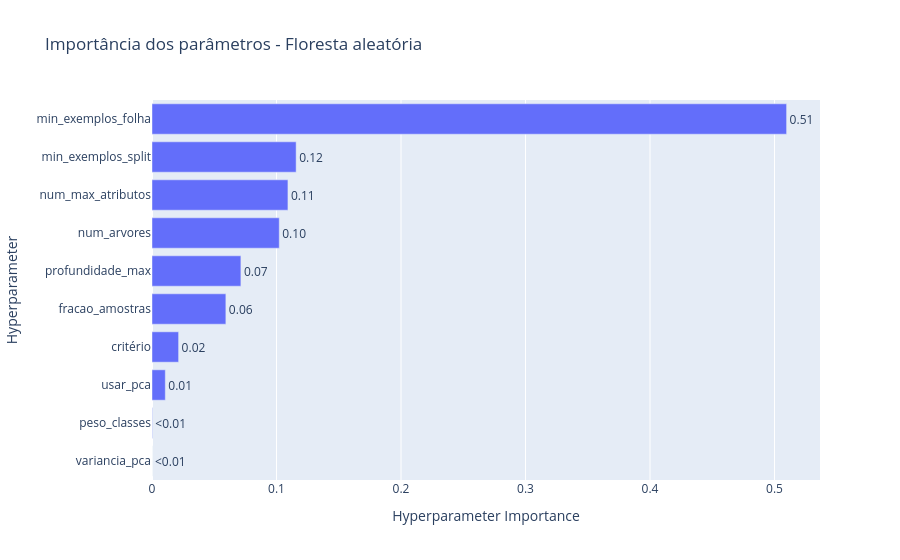
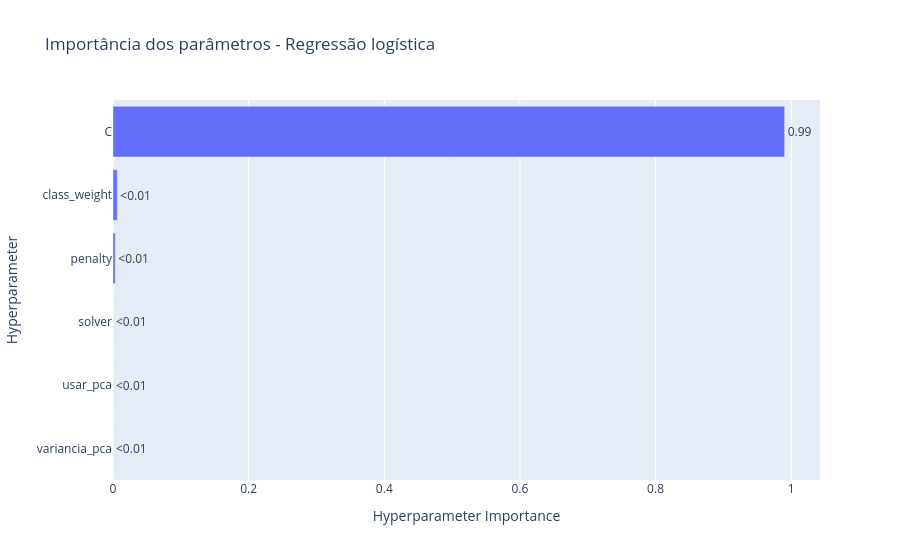
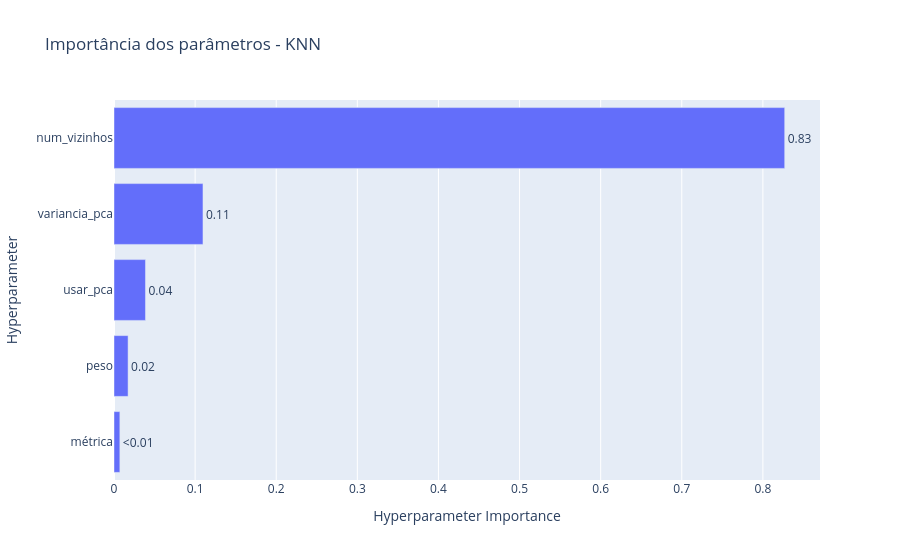

Write notebook code for charts like these, in order.
### Markdown cell above
O optuna permite visualizar com `plot_param_importances` do optuna qual foi a importância atribuída a cada hiperparâmetro ao realizar a otimização desses nos objetos de estudo. Abaixo há os gráficos para os 5 modelos.

### Code cell
for nome, study in ESTUDOS_OPTUNA.items():
    fig = plot_param_importances(study)
    fig.update_layout(title=f"Importância dos parâmetros - {nome}")
    fig.show()

### Figure 1 — Plotly figure (JSON) as saved in the notebook; plotly's stock layout.template omitted (floating-point values rounded to 4 significant figures)
{"data": [{"cliponaxis": false, "hovertemplate": ["variancia_pca (FloatDistribution): 0.0<extra></extra>", "peso_classes (CategoricalDistribution): 0.0002835297983810012<extra></extra>", "usar_pca (CategoricalDistribution): 0.010697847019679532<extra></extra>", "critério (CategoricalDistribution): 0.021376081987203227<extra></extra>", "fracao_amostras (FloatDistribution): 0.059336130439861516<extra></extra>", "profundidade_max (IntDistribution): 0.07139486564116745<extra></extra>", "num_arvores (IntDistribution): 0.10222058668842669<extra></extra>", "num_max_atributos (FloatDistribution): 0.10919166154440275<extra></extra>", "min_exemplos_split (IntDistribution): 0.11577769857864022<extra></extra>", "min_exemplos_folha (IntDistribution): 0.5097215983022376<extra></extra>"], "name": "Objective Value", "orientation": "h", "text": ["<0.01", "<0.01", "0.01", "0.02", "0.06", "0.07", "0.10", "0.11", "0.12", "0.51"], "textposition": "outside", "type": "bar", "x": [0, 0.0002835, 0.0107, 0.02138, 0.05934, 0.07139, 0.1022, 0.1092, 0.1158, 0.5097], "y": ["variancia_pca", "peso_classes", "usar_pca", "critério", "fracao_amostras", "profundidade_max", "num_arvores", "num_max_atributos", "min_exemplos_split", "min_exemplos_folha"]}], "layout": {"title": {"text": "Importância dos parâmetros - Floresta aleatória"}, "xaxis": {"title": {"text": "Hyperparameter Importance"}}, "yaxis": {"title": {"text": "Hyperparameter"}}}}

### Figure 2 — Plotly figure (JSON) as saved in the notebook; plotly's stock layout.template omitted (floating-point values rounded to 4 significant figures)
{"data": [{"cliponaxis": false, "hovertemplate": ["variancia_pca (FloatDistribution): 0.0<extra></extra>", "usar_pca (CategoricalDistribution): 4.084377507116794e-09<extra></extra>", "solver (CategoricalDistribution): 4.084377507116794e-09<extra></extra>", "penalty (CategoricalDistribution): 0.003338745631787083<extra></extra>", "class_weight (CategoricalDistribution): 0.006323968338116968<extra></extra>", "C (FloatDistribution): 0.990337277861341<extra></extra>"], "name": "Objective Value", "orientation": "h", "text": ["<0.01", "<0.01", "<0.01", "<0.01", "<0.01", "0.99"], "textposition": "outside", "type": "bar", "x": [0, 4.084e-09, 4.084e-09, 0.003339, 0.006324, 0.9903], "y": ["variancia_pca", "usar_pca", "solver", "penalty", "class_weight", "C"]}], "layout": {"title": {"text": "Importância dos parâmetros - Regressão logística"}, "xaxis": {"title": {"text": "Hyperparameter Importance"}}, "yaxis": {"title": {"text": "Hyperparameter"}}}}

### Figure 3 — Plotly figure (JSON) as saved in the notebook; plotly's stock layout.template omitted (floating-point values rounded to 4 significant figures)
{"data": [{"cliponaxis": false, "hovertemplate": ["métrica (CategoricalDistribution): 0.007230641805100658<extra></extra>", "peso (CategoricalDistribution): 0.01736728725849855<extra></extra>", "usar_pca (CategoricalDistribution): 0.038806348499741364<extra></extra>", "variancia_pca (FloatDistribution): 0.10970530795601172<extra></extra>", "num_vizinhos (IntDistribution): 0.8268904144806477<extra></extra>"], "name": "Objective Value", "orientation": "h", "text": ["<0.01", "0.02", "0.04", "0.11", "0.83"], "textposition": "outside", "type": "bar", "x": [0.007231, 0.01737, 0.03881, 0.1097, 0.8269], "y": ["métrica", "peso", "usar_pca", "variancia_pca", "num_vizinhos"]}], "layout": {"title": {"text": "Importância dos parâmetros - KNN"}, "xaxis": {"title": {"text": "Hyperparameter Importance"}}, "yaxis": {"title": {"text": "Hyperparameter"}}}}
